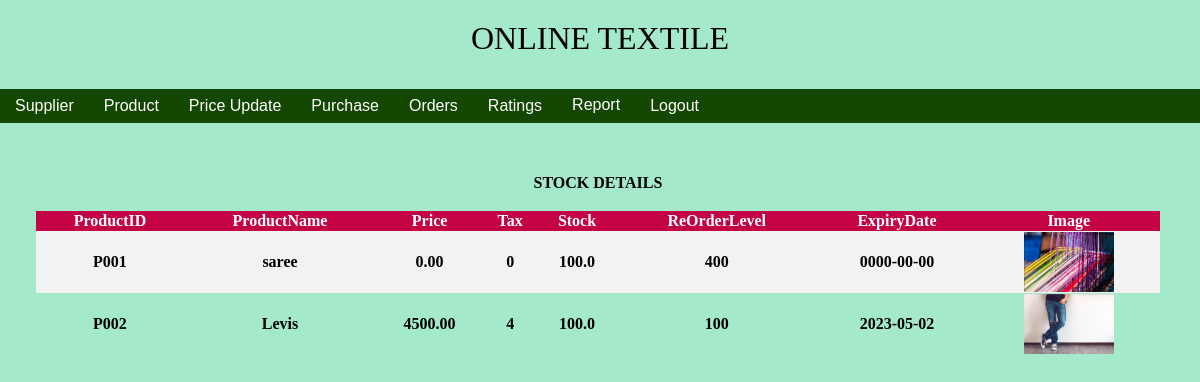
The page /ViewStock.php on the database its author committed.
### tables this page shows
CREATE TABLE IF NOT EXISTS `stocktable` (
  `ProductID` varchar(10) NOT NULL,
  `ProductName` varchar(50) NOT NULL,
  `Category` varchar(50) NOT NULL,
  `Unit` varchar(20) NOT NULL,
  `PurchasePrice` decimal(18,2) NOT NULL,
  `Tax` float NOT NULL,
  `SellingPrice` decimal(18,2) NOT NULL,
  `Quantity` decimal(9,1) NOT NULL,
  `ReOrderLevel` int(11) NOT NULL,
  `ExpiryDate` date NOT NULL,
  `Image` varchar(50) NOT NULL,
  `Desc` varchar(500) NOT NULL,
  PRIMARY KEY (`ProductID`)
);

### ViewStock.php (the view, shortened to what this page needs)
<html>
<head>
<link rel="stylesheet" type="text/css" href="Style.css"></link>
</head>
<body id="bdy">
	<?php
	include('HeaderAdmin.php');
	include('Db.php');
	?>
	<table class="mygrid" align="center">
		<tr><td colspan="8">STOCK DETAILS<br><br><td><tr>
		<tr><th>ProductID</th><th>ProductName</th><th>Price</th><th>Tax</th><th>Stock</th><th>ReOrderLevel</th><th>ExpiryDate</th><th>Image</th></tr>
		<?php
		$query = mysql_query("Select ProductID, ProductName, SellingPrice, Tax, Quantity, ReOrderLevel, ExpiryDate, Image From StockTable",$con);
		While($r = mysql_fetch_array($query))
		{
			echo "<tr><td>" . $r['ProductID'] . "</td><td>" . $r['ProductName'] . "</td><td>" . $r['SellingPrice'] . "</td><td>" . $r['Tax'] . "</td><td>" . $r['Quantity'] . "</td><td>" . $r['ReOrderLevel'] . "</td><td>" . $r['ExpiryDate'] . "</td><td><img src = 'Image/Product/". $r['Image'] . "' Height='60px' Width='90px' /></td></tr>";
		}
		?>
	</table>
</body>
</html>

### HeaderAdmin.php (shortened to what this page needs)
<p class='logo'>ONLINE TEXTILE</p>
<div class='navbar'>
  <a href='AddSupplier.php'>Supplier</a>
  <a href='AddProduct.php'>Product</a>
  <a href='UpdatePrice.php'>Price Update</a>
  <a href='AddPurchase.php'>Purchase</a>
  <a href='ViewBooked.php'>Orders</a>
  <a href='ViewFeedback.php'>Ratings</a>
  <div class='dropdown'>
    <button class='dropbtn'>Report</button>
  </div>
  <a href='Login.php'>Logout</a>
</div>

### Style.css (style rules this page uses)
body,html { margin:0; padding: 0; font-size: 16px; font-family: Arial; background-color: #a4e9ca; background-repeat: no-repeat; background-position: fixed; background-size: cover; }
div, table { text-align:center; }
.logo { margin-top:20px; font-family: Cambria; font-size: 24pt; text-align: center; }
.navbar { overflow: hidden; background-color: #144701; }
.navbar a { float: left; color: white; text-align: center; padding: 8px 15px; text-decoration: none; }
.dropdown { float: left; overflow: hidden; }
.dropdown .dropbtn { border: none; color: white; padding: 7px 15px; background-color: inherit; font-family: inherit; font-size: inherit; }
.mygrid { width:94%; margin-top:50px; font-size:16px; font-family:Cambria; font-weight:bold; border-collapse:collapse; }
.mygrid tr:nth-child(even) { background-color: #f2f2f2 }
th { background-color: #c40347;; color: white; }

### rows shown on the page
stocktable: ProductID "P001", ProductName "saree", SellingPrice "0.00", Tax "0", Quantity "100.0", ReOrderLevel "400", ExpiryDate "0000-00-00", Image (picture)
stocktable: ProductID "P002", ProductName "Levis", SellingPrice "4500.00", Tax "4", Quantity "100.0", ReOrderLevel "100", ExpiryDate "2023-05-02", Image (picture)
